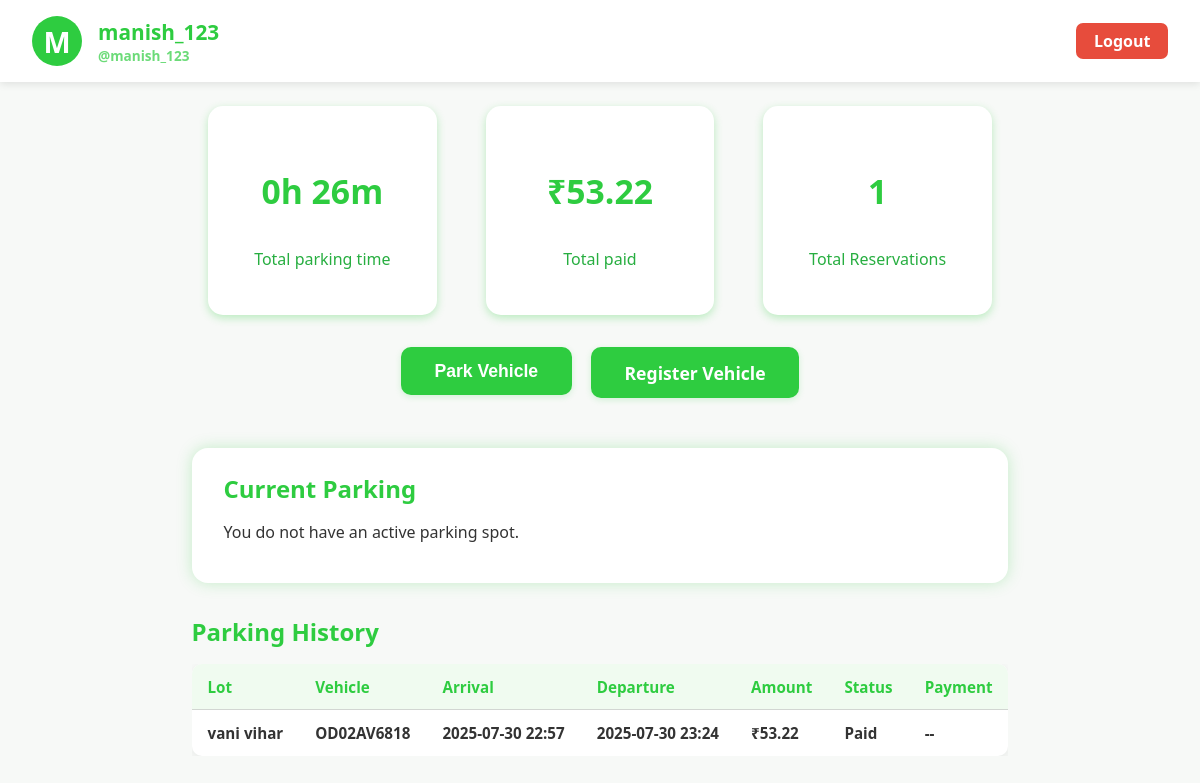
The page /user/dashboard (signed in) on the database its author committed.
### models.py (models this page shows, shortened)
class User(db.Model):
    __tablename__ = 'users'
    id = db.Column(db.Integer, primary_key=True)
    full_name = db.Column(db.String(100), nullable=True) # renamed from u_name
    username = db.Column(db.String(80), unique=True, nullable=False)
    password = db.Column(db.String(200), nullable=False)
    role = db.Column(db.String(20), nullable=False)
    vehicles = db.relationship('Vehicle', backref='user', cascade='all, delete-orphan')
    reservations = db.relationship('Reservation', backref='user', cascade='all, delete-orphan')

class Reservation(db.Model):
    __tablename__ = 'reservations'
    r_id = db.Column(db.Integer, primary_key=True)
    spot_id = db.Column(db.Integer, db.ForeignKey('spots.spot_id'), nullable=False)
    lot_id = db.Column(db.Integer, db.ForeignKey('lots.lot_id'), nullable=False)
    user_id = db.Column(db.Integer, db.ForeignKey('users.id'), nullable=False)
    vehicle_id = db.Column(db.Integer, db.ForeignKey('vehicles.v_id'), nullable=False)
    parking_timestamp = db.Column(db.DateTime, default=datetime.utcnow)
    leaving_timestamp = db.Column(db.DateTime, nullable=True, default=None)
    amount = db.Column(db.Float, nullable=True)
    payment_status = db.Column(db.String(20), nullable=False, default='Parked')
    lot = db.relationship('Lot', backref='reservations')
    spot = db.relationship('Spot', backref='reservations')
    vehicle = db.relationship('Vehicle')

class Lot(db.Model):
    __tablename__ = 'lots'
    lot_id = db.Column(db.Integer, primary_key=True)
    location_name = db.Column(db.String(100), nullable=False)
    price = db.Column(db.Float, nullable=False) # price per unit time
    address = db.Column(db.String(200), nullable=True)
    pin_code = db.Column(db.String(20), nullable=True)
    max_spots = db.Column(db.Integer, nullable=False)
    spots = db.relationship('Spot', backref='lot', cascade='all, delete-orphan')

class Vehicle(db.Model):
    __tablename__ = 'vehicles'
    v_id = db.Column(db.Integer, primary_key=True)
    v_number = db.Column(db.String(20), unique=True, nullable=False)
    details = db.Column(db.String(100))
    user_id = db.Column(db.Integer, db.ForeignKey('users.id'), nullable=False)

### app.py (the view)
@app.route('/user/dashboard')
def user_dashboard():
    if session.get('role') != 'user':
        flash('Access denied.')
        return redirect(url_for('auth.login'))
    user_id = session.get('user_id')
    user = User.query.get(user_id)
    if not user:
        flash('User not found.')
        return redirect(url_for('auth.login'))
    active_reservation = Reservation.query.filter_by(user_id=user_id, leaving_timestamp=None).first()
    active_spot = active_reservation.spot if active_reservation else None
    reservations = Reservation.query.filter_by(user_id=user_id).order_by(Reservation.parking_timestamp.desc()).all()
    total_time = timedelta()
    total_paid = 0
    for res in reservations:
        if res.leaving_timestamp:
            total_time += res.leaving_timestamp - res.parking_timestamp
        if res.payment_status == 'Paid' and res.amount:
            total_paid += res.amount
    total_minutes = int(total_time.total_seconds() // 60)
    hours = total_minutes // 60
    minutes = total_minutes % 60
    total_time_parked = f"{hours}h {minutes:02d}m"
    total_amount_paid = f"₹{total_paid:.2f}"
    total_bookings = len(reservations)
    return render_template(
        'user_dashboard.html',
        user=user,
        active_spot=active_spot,
        reservations=reservations,
        active_reservation = active_reservation,
        total_time_parked=total_time_parked,
        total_amount_paid=total_amount_paid,
        total_bookings=total_bookings
    )

### templates/user_dashboard.html (shortened to what this page needs)
<!DOCTYPE html>
<html lang="en">
<head>
    <link rel="stylesheet" href="{{ url_for('static', filename='css/user_dashboard.css') }}">
</head>
<body>
    <header class="user-header">
        <div class="profile-pic">
            {{ user.u_name[0]|upper if user.u_name else user.username[0]|upper }}
        </div>
        <div class="profile-details">
            <div class="profile-name">{{ user.u_name or user.username }}</div>
            <div class="profile-username">@{{ user.username }}</div>
        </div>
        <a href="{{ url_for('auth.logout') }}" class="logout-button">Logout</a>
    </header>
    <main>
        <section class="analytics-section">
            <div class="analytics-card">
                <h3>{{ total_time_parked }}</h3>
                <p>Total parking time</p>
            </div>
            <div class="analytics-card">
                <h3>{{ total_amount_paid }}</h3>
                <p>Total paid</p>
            </div>
            <div class="analytics-card">
                <h3>{{ total_bookings }}</h3>
                <p>Total Reservations</p>
            </div>
        </section>
        <div class="dashboard-action-buttons">
            <form method="POST" action="{{ url_for('user.park_vehicle') }}">
                <button type="submit">Park Vehicle</button>
            </form>
            <a href="{{ url_for('user.register_vehicle') }}">Register Vehicle</a>
        </div>
        <section class="active-parking-section">
            <h2>Current Parking</h2>
            {% if active_spot and active_reservation %}
                <div class="active-parking-card">
                    <strong>Lot:</strong> {{ active_spot.lot.location_name }} ({{ active_spot.lot.pin_code }})<br/>
                    <strong>Vehicle:</strong> {{ active_reservation.vehicle.v_number }}<br/>
                    <strong>Parked at:</strong> {{ active_reservation.parking_timestamp.strftime('%Y-%m-%d %H:%M') }}<br/>
                    <form method="POST" action="{{ url_for('user.leave_spot', spot_id=active_spot.spot_id) }}">
                        <button type="submit" class="release-button">Release Spot</button>
                    </form>
                </div>
            {% else %}
                <p>You do not have an active parking spot.</p>
            {% endif %}
        </section>
        <section class="history-section">
            <h2>Parking History</h2>
            {% if reservations %}
                <div class="history-table-wrapper">
                    <table class="history-table">
                        <thead>
                            <tr>
                                <th>Lot</th>
                                <th>Vehicle</th>
                                <th>Arrival</th>
                                <th>Departure</th>
                                <th>Amount</th>
                                <th>Status</th>
                                <th>Payment</th>
                            </tr>
                        </thead>
                        <tbody>
                        {% for res in reservations %}
                            <tr>
                                <td>{{ res.lot.location_name }}</td>
                                <td>{{ res.vehicle.v_number }}</td>
                                <td>{{ res.parking_timestamp.strftime('%Y-%m-%d %H:%M') }}</td>
                                <td>
                                    {% if res.leaving_timestamp %}
                                        {{ res.leaving_timestamp.strftime('%Y-%m-%d %H:%M') }}
                                    {% else %}
                                        --
                                    {% endif %}
                                </td>
                                <td>
                                    {% if res.amount %}
                                        ₹{{ '%.2f'|format(res.amount) }}
                                    {% else %}
                                        --
                                    {% endif %}
                                </td>
                                <td>{{ res.payment_status }}</td>
                                <td>
                                    {% if res.payment_status|lower in ['pending', 'failed'] %}
                                        <form method="POST" action="{{ url_for('user.pay', reservation_id=res.r_id) }}">
                                            <button type="submit">Pay Now</button>
                                        </form>
                                    {% else %}
                                        --
                                    {% endif %}
                                </td>
                            </tr>
                        {% endfor %}
                        </tbody>
                    </table>
                </div>
            {% else %}
                <p>No parking history found.</p>
            {% endif %}
        </section>
    </main>
</body>
</html>

### static/css/user_dashboard.css (style rules this page uses)
body { margin: 0; font-family: 'Segoe UI', Tahoma, Geneva, Verdana, sans-serif; background-color: #f7f9f7; color: #333; min-height: 100vh; display: flex; flex-direction: column; }
.user-header { background-color: white; color: #2ecc40; display: flex; align-items: center; padding: 1rem 2rem; box-shadow: 0 2px 8px rgba(0,0,0,0.1); font-weight: 600; position: sticky; top: 0; z-index: 10; }
.profile-pic { background-color: #2ecc40; color: white; font-weight: bold; font-size: 1.8rem; width: 50px; height: 50px; border-radius: 50%; display: flex; justify-content: center; align-items: center; margin-right: 1rem; user-select: none; }
.profile-details { display: flex; flex-direction: column; flex-grow: 1; }
.profile-name { font-size: 1.3rem; }
.profile-username { font-size: 0.85rem; opacity: 0.7; }
.logout-button { background-color: #e74c3c; color: white; border: none; padding: 0.45rem 1.1rem; border-radius: 7px; font-weight: 700; cursor: pointer; text-decoration: none; display: inline-block; font-family: inherit; font-size: 1rem; transition: background-color 0.3s ease; }
main { flex-grow: 1; padding: 1.5rem 2rem 3rem 2rem; max-width: 900px; margin: 0 auto; }
.analytics-section { display: flex; justify-content: space-around; gap: 1rem; margin-bottom: 2rem; flex-wrap: wrap; }
.analytics-card { background: white; color: #2ecc40; border-radius: 15px; box-shadow: 0 3px 8px rgba(46, 204, 64, 0.3); width: 28%; min-width: 160px; text-align: center; padding: 1.8rem 0; font-weight: 700; font-size: 1.8rem; user-select: none; }
.analytics-card p { font-weight: 500; font-size: 1rem; color: #27ae40; margin-top: 0.3rem; }
.active-parking-section { background: white; padding: 1.5rem 2rem; border-radius: 16px; box-shadow: 0 0 15px rgba(46,204,64,0.25); margin-bottom: 2rem; }
.active-parking-section h2 { margin-top: 0; margin-bottom: 1rem; color: #2ecc40; }
.history-section { margin-bottom: 2rem; }
.history-section h2 { color: #2ecc40; margin-bottom: 1rem; }
.history-table-wrapper { overflow-x: auto; }
.history-table { width: 100%; border-collapse: collapse; background: white; border-radius: 10px; overflow: hidden; box-shadow: 0 3px 12px rgba(0,0,0,0.07); }
.history-table th, .history-table td { padding: 0.8rem 1rem; border-bottom: 1px solid #d2d6d2; text-align: left; font-weight: 600; font-size: 0.95rem; }
.history-table th { background-color: #f0fbf0; color: #2ecc40; }
.history-table tr:last-child td { border-bottom: none; }

### templates/user_dashboard.html (style rules this page uses)
.dashboard-action-buttons { display: flex; gap: 1.2rem; justify-content: center; margin: 2rem 0 2.4rem 0; flex-wrap: wrap; }
.dashboard-action-buttons a, .dashboard-action-buttons form button { background-color: #2ecc40; color: white; border: none; border-radius: 10px; font-size: 1.1rem; font-weight: 700; padding: 0.85rem 2.1rem; text-align: center; text-decoration: none; cursor: pointer; box-shadow: 0 2px 6px rgba(46,204,64,0.18); transition: background 0.2s; margin-bottom: 0.7rem; }

### rows shown on the page
User: username "M", username "manish_123"
Reservation: lot.location_name "vani vihar", vehicle.v_number "OD02AV6818", parking_timestamp "2025-07-30 22:57", leaving_timestamp "2025-07-30 23:24", amount "53.22", payment_status "Paid"

### other values the page prints
{{ total_time_parked }} "0h 26m"
{{ total_amount_paid }} "₹53.22"
{{ total_bookings }} "1"
